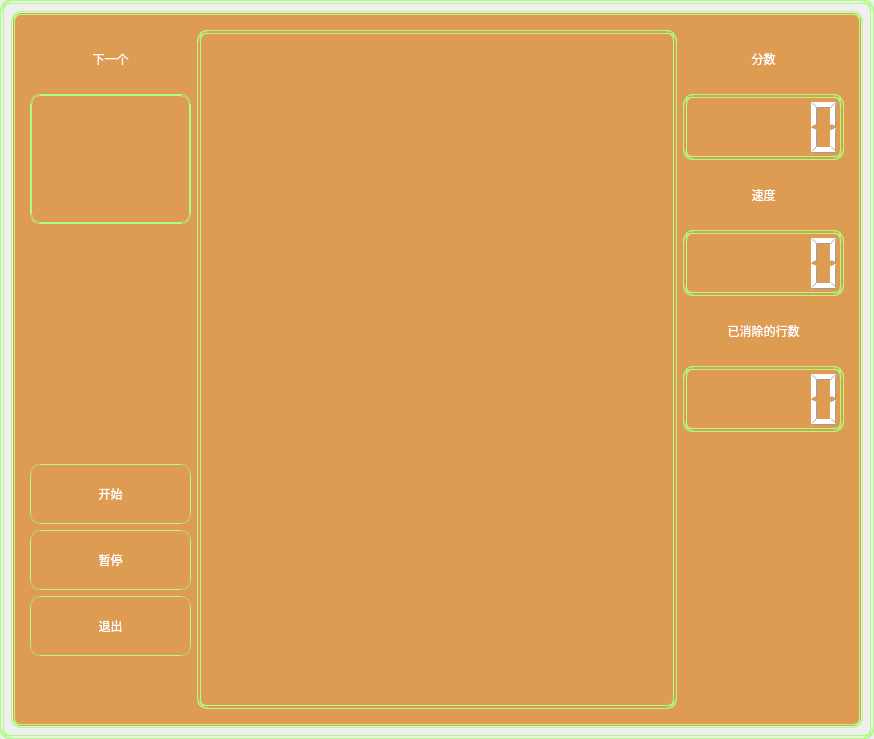
<?xml version="1.0" encoding="UTF-8"?>
<ui version="4.0">
 <class>MainWindow</class>
 <widget class="QMainWindow" name="MainWindow">
  <property name="geometry">
   <rect>
    <x>0</x>
    <y>0</y>
    <width>874</width>
    <height>739</height>
   </rect>
  </property>
  <property name="windowTitle">
   <string>俄罗斯方块</string>
  </property>
  <property name="windowIcon">
   <iconset resource="res.qrc">
    <normaloff>:/images/tetrixIcon.png</normaloff>:/images/tetrixIcon.png</iconset>
  </property>
  <property name="styleSheet">
   <string notr="true">*{
    border-style:double;	
	border-color: rgb(170, 255, 127);
	border-width:4px;
	color: rgb(255, 255, 255);
	border-radius:10px;
	padding:4px;
	min-height:50px;

}
QFrame#frameBg{	
	background-color: rgb(222, 156, 83);
}
QLabel{
	border-width:0px;
}
QLabel#labelNextPiece{
	border-width:2px;
}
TetrixBoard#frameTetrixBoard{	
	background-image: url(:/images/tetrixbg.png);
	padding:0px;
	
	font: 18pt &quot;黑体&quot;;
}
QPushButton{
	border-width:1px;
	font: 75 16pt &quot;Microsoft JhengHei&quot;;
}
QPushButton:hover{
	border-width:1px;
	font: 25 18pt &quot;Microsoft YaHei&quot;;
}
QPushButton:pressed{
	padding-left:6px;
	padding-top:6px;
	font: 75 16pt &quot;Microsoft JhengHei&quot;;
}</string>
  </property>
  <widget class="QWidget" name="centralWidget">
   <layout class="QHBoxLayout" name="horizontalLayout">
    <item>
     <widget class="QFrame" name="frameBg">
      <property name="minimumSize">
       <size>
        <width>300</width>
        <height>66</height>
       </size>
      </property>
      <property name="frameShape">
       <enum>QFrame::StyledPanel</enum>
      </property>
      <property name="frameShadow">
       <enum>QFrame::Raised</enum>
      </property>
      <layout class="QGridLayout" name="gridLayout">
       <item row="0" column="2">
        <widget class="QLabel" name="label_3">
         <property name="text">
          <string>分数</string>
         </property>
         <property name="alignment">
          <set>Qt::AlignCenter</set>
         </property>
        </widget>
       </item>
       <item row="0" column="0">
        <widget class="QLabel" name="label">
         <property name="text">
          <string>下一个</string>
         </property>
         <property name="alignment">
          <set>Qt::AlignCenter</set>
         </property>
        </widget>
       </item>
       <item row="3" column="2">
        <widget class="QLCDNumber" name="lcdLevel">
         <property name="minimumSize">
          <size>
           <width>0</width>
           <height>66</height>
          </size>
         </property>
        </widget>
       </item>
       <item row="9" column="0">
        <widget class="QPushButton" name="pbExit">
         <property name="text">
          <string>退出</string>
         </property>
        </widget>
       </item>
       <item row="2" column="2">
        <widget class="QLabel" name="label_4">
         <property name="text">
          <string>速度</string>
         </property>
         <property name="alignment">
          <set>Qt::AlignCenter</set>
         </property>
        </widget>
       </item>
       <item row="0" column="1" rowspan="12">
        <widget class="TetrixBoard" name="frameTetrixBoard">
         <property name="minimumSize">
          <size>
           <width>480</width>
           <height>66</height>
          </size>
         </property>
         <property name="frameShape">
          <enum>QFrame::StyledPanel</enum>
         </property>
         <property name="frameShadow">
          <enum>QFrame::Raised</enum>
         </property>
        </widget>
       </item>
       <item row="8" column="0">
        <widget class="QPushButton" name="pbPause">
         <property name="text">
          <string>暂停</string>
         </property>
        </widget>
       </item>
       <item row="4" column="2">
        <widget class="QLabel" name="label_5">
         <property name="text">
          <string>已消除的行数</string>
         </property>
         <property name="alignment">
          <set>Qt::AlignCenter</set>
         </property>
        </widget>
       </item>
       <item row="1" column="2">
        <widget class="QLCDNumber" name="lcdScore">
         <property name="minimumSize">
          <size>
           <width>0</width>
           <height>66</height>
          </size>
         </property>
        </widget>
       </item>
       <item row="7" column="0">
        <widget class="QPushButton" name="pbStart">
         <property name="text">
          <string>开始</string>
         </property>
        </widget>
       </item>
       <item row="5" column="2">
        <widget class="QLCDNumber" name="lcdRemoved">
         <property name="minimumSize">
          <size>
           <width>0</width>
           <height>66</height>
          </size>
         </property>
        </widget>
       </item>
       <item row="1" column="0" rowspan="2">
        <widget class="QLabel" name="labelNextPiece">
         <property name="text">
          <string/>
         </property>
         <property name="alignment">
          <set>Qt::AlignCenter</set>
         </property>
        </widget>
       </item>
      </layout>
     </widget>
    </item>
   </layout>
  </widget>
 </widget>
 <layoutdefault spacing="6" margin="11"/>
 <customwidgets>
  <customwidget>
   <class>TetrixBoard</class>
   <extends>QFrame</extends>
   <header location="global">tetrixboard.h</header>
   <container>1</container>
  </customwidget>
 </customwidgets>
 <resources>
  <include location="res.qrc"/>
 </resources>
 <connections>
  <connection>
   <sender>pbExit</sender>
   <signal>clicked()</signal>
   <receiver>MainWindow</receiver>
   <slot>close()</slot>
   <hints>
    <hint type="sourcelabel">
     <x>113</x>
     <y>630</y>
    </hint>
    <hint type="destinationlabel">
     <x>436</x>
     <y>402</y>
    </hint>
   </hints>
  </connection>
 </connections>
</ui>
